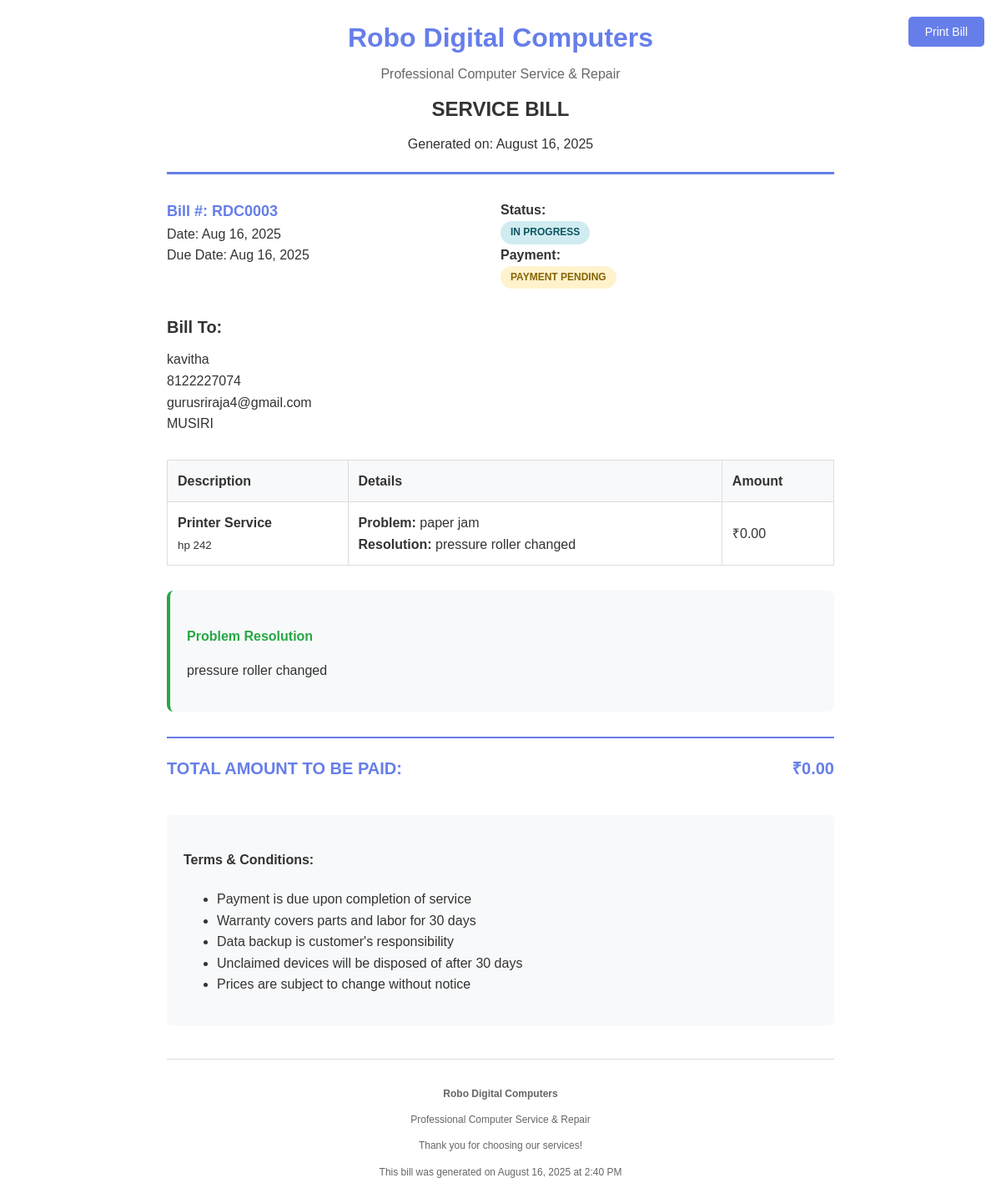
The page /services/print/8/ (signed in) on the database as committed earlier.
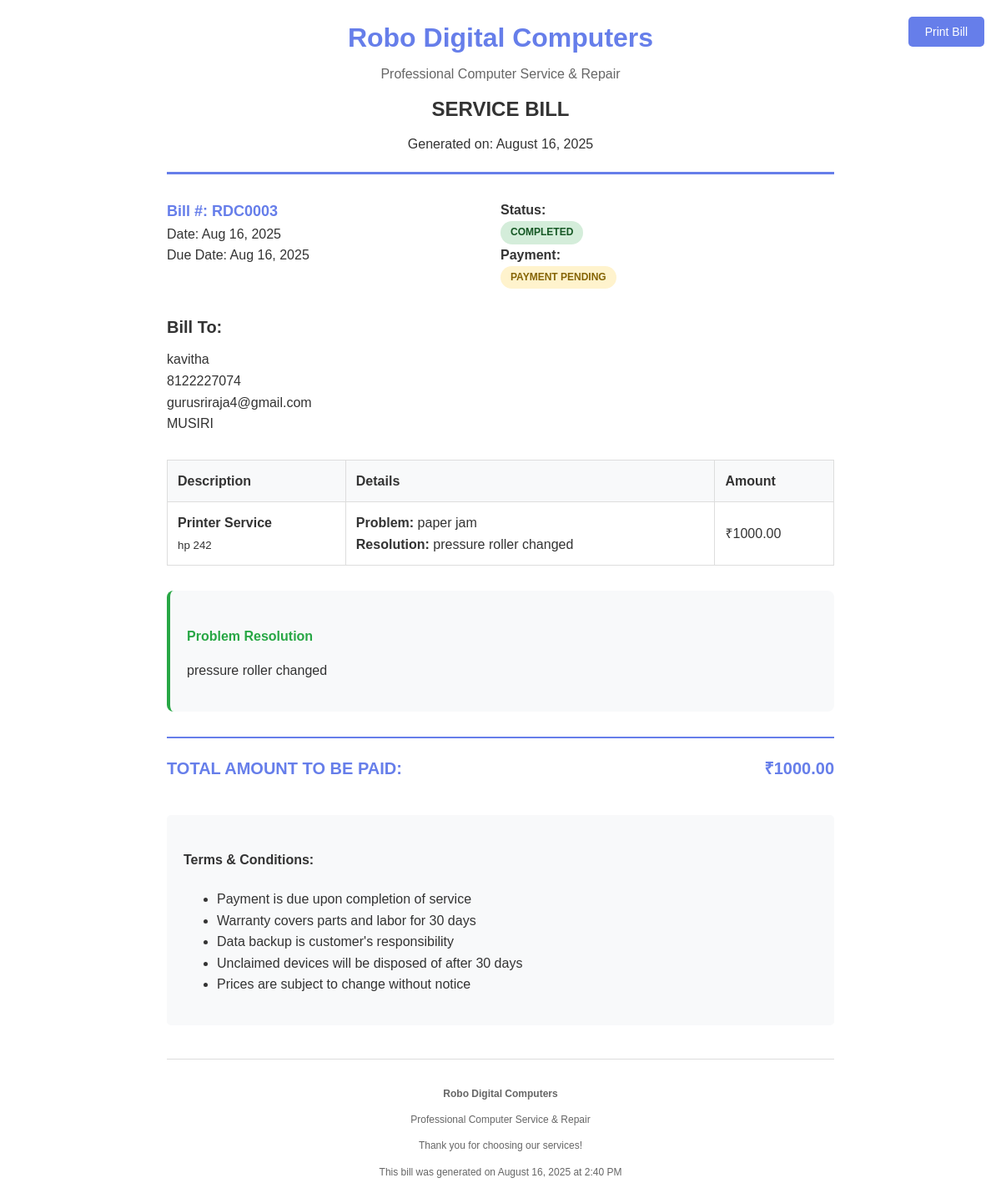
The same page on the database as committed later.
### services/models.py (models this page shows, shortened)
class ServiceItem(models.Model):
    DEVICE_TYPES = [
        ('laptop', 'Laptop'),
        ('desktop', 'Desktop'),
        ('printer', 'Printer'),
    ]
    STATUS_CHOICES = [
        ('pending', 'Pending'),
        ('in_progress', 'In Progress'),
        ('completed', 'Completed'),
        ('delivered', 'Delivered'),
        ('cancelled', 'Cancelled'),
    ]
    PAYMENT_STATUS_CHOICES = [
        ('pending', 'Payment Pending'),
        ('received', 'Payment Received'),
        ('partial', 'Partial Payment'),
    ]
    customer = models.ForeignKey(Customer, on_delete=models.CASCADE, related_name='service_items')
    device_type = models.CharField(max_length=20, choices=DEVICE_TYPES)
    brand = models.CharField(max_length=100)
    model = models.CharField(max_length=100)
    serial_number = models.CharField(max_length=100, blank=True, null=True)
    problem_description = models.TextField()
    accessories_received = models.TextField(blank=True, null=True)
    estimated_cost = models.DecimalField(max_digits=10, decimal_places=2, default=0.00)
    actual_cost = models.DecimalField(max_digits=10, decimal_places=2, default=0.00)
    status = models.CharField(max_length=20, choices=STATUS_CHOICES, default='pending')
    payment_status = models.CharField(max_length=20, choices=PAYMENT_STATUS_CHOICES, default='pending')
    received_date = models.DateTimeField(auto_now_add=True)
    completed_date = models.DateTimeField(blank=True, null=True)
    delivered_date = models.DateTimeField(blank=True, null=True)
    technician_notes = models.TextField(blank=True, null=True)
    problem_resolved = models.TextField(blank=True, null=True, help_text="Description of how the problem was resolved")
    created_at = models.DateTimeField(auto_now_add=True)
    updated_at = models.DateTimeField(auto_now=True)
    class Meta:
        ordering = ['-received_date']

class ServiceInward(models.Model):
    service_item = models.OneToOneField(ServiceItem, on_delete=models.CASCADE, related_name='inward_entry')
    inward_number = models.CharField(max_length=20, unique=True)
    received_by = models.CharField(max_length=100)
    condition_on_receipt = models.TextField()
    estimated_delivery_date = models.DateField()
    created_at = models.DateTimeField(auto_now_add=True)
    class Meta:
        ordering = ['-created_at']

class Customer(models.Model):
    name = models.CharField(max_length=200)
    phone = models.CharField(max_length=15)
    email = models.EmailField(blank=True, null=True)
    address = models.TextField()
    created_at = models.DateTimeField(auto_now_add=True)
    updated_at = models.DateTimeField(auto_now=True)
    class Meta:
        ordering = ['-created_at']

### services/views.py (the view)
# urls.py: path('print/<int:service_id>/', views.print_service_report, name='print_service_report'),
@login_required
def print_service_report(request, service_id):
    service_item = get_object_or_404(ServiceItem, id=service_id)
    ledger_entries = ServiceLedger.objects.filter(service_item=service_item).order_by('date')
    expenses = ServiceExpense.objects.filter(service_item=service_item).order_by('date')
    total_amount = ledger_entries.aggregate(total=Sum('amount'))['total'] or 0
    total_expenses = expenses.aggregate(total=Sum('amount'))['total'] or 0
    context = {
        'service_item': service_item,
        'ledger_entries': ledger_entries,
        'expenses': expenses,
        'total_amount': total_amount,
        'total_expenses': total_expenses,
    }
    return render(request, 'services/print_service_report.html', context)

### templates/services/print_service_report.html (shortened to what the changed rows need)
<!DOCTYPE html>
<html lang="en">
<head>
</head>
<body>
    <div class="header">
        <div class="company-name">Robo Digital Computers</div>
        <div class="company-tagline">Professional Computer Service & Repair</div>
        <div class="bill-title">SERVICE BILL</div>
        <div>Generated on: {{ service_item.received_date|date:"F d, Y" }}</div>
    </div>
    <div class="bill-info">
        <div class="bill-details">
            <div class="bill-number">Bill #: {{ service_item.inward_entry.inward_number }}</div>
            <div>Date: {{ service_item.received_date|date:"M d, Y" }}</div>
            <div>Due Date: {{ service_item.inward_entry.estimated_delivery_date|date:"M d, Y" }}</div>
        </div>
        <div class="bill-details">
            <div>
                {% if service_item.status == 'pending' %}
                    <span class="status-badge status-pending">Pending</span>
                {% elif service_item.status == 'in_progress' %}
                    <span class="status-badge status-in_progress">In Progress</span>
                {% elif service_item.status == 'completed' %}
                    <span class="status-badge status-completed">Completed</span>
                {% elif service_item.status == 'delivered' %}
                    <span class="status-badge status-delivered">Delivered</span>
                {% else %}
                    <span class="status-badge status-cancelled">Cancelled</span>
                {% endif %}
            </div>
        </div>
    </div>
    <div class="customer-info">
        <div class="customer-name">Bill To:</div>
        <div>{{ service_item.customer.name }}</div>
        <div>{{ service_item.customer.phone }}</div>
        {% if service_item.customer.email %}
            <div>{{ service_item.customer.email }}</div>
        {% endif %}
        <div>{{ service_item.customer.address }}</div>
    </div>
    <table class="service-table">
        <thead>
            <tr>
                <th>Description</th>
                <th>Details</th>
                <th>Amount</th>
            </tr>
        </thead>
        <tbody>
            <tr>
                <td>
                    <strong>{{ service_item.device_type|title }} Service</strong><br>
                    <small>{{ service_item.brand }} {{ service_item.model }}</small>
                </td>
                <td>
                    <strong>Problem:</strong> {{ service_item.problem_description|truncatechars:100 }}<br>
                    {% if service_item.problem_resolved %}
                        <strong>Resolution:</strong> {{ service_item.problem_resolved|truncatechars:100 }}<br>
                    {% endif %}
                </td>
                <td>₹{{ service_item.actual_cost|floatformat:2 }}</td>
            </tr>
        </tbody>
    </table>
    {% if service_item.problem_resolved %}
    <div class="resolution-section" style="margin: 30px 0; padding: 20px; background-color: #f8f9fa; border-radius: 8px; border-left: 4px solid #28a745;">
        <h4 style="color: #28a745; margin-bottom: 15px;">
             Problem Resolution
        </h4>
        <p style="margin-bottom: 0; line-height: 1.6;">
            {{ service_item.problem_resolved|linebreaks }}
        </p>
    </div>
    {% endif %}
    <div class="total-section">
        <div class="total-row total-amount">
            <span><strong>₹{{ service_item.actual_cost|floatformat:2 }}</strong></span>
        </div>
    </div>
    <div class="footer">
        <p><strong>Robo Digital Computers</strong></p>
        <p>Professional Computer Service & Repair</p>
        <p>Thank you for choosing our services!</p>
        <p>This bill was generated on {{ service_item.received_date|date:"F d, Y \a\t g:i A" }}</p>
    </div>
</body>
</html>

Rows that differ between the two databases and show on the page:
changed ServiceItem "Printer": status "in_progress" → "completed" (drawn); actual_cost "0.00" → "1000.00"
Other text that changed with them:
text no longer shown: "IN PROGRESS"
text now shown: "COMPLETED"
